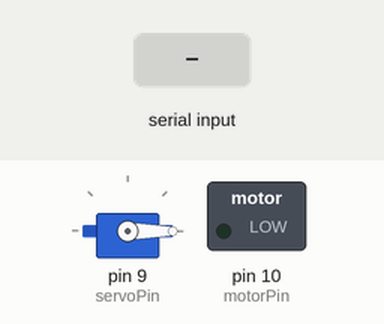
A sketch run on a simulated Arduino Uno, built with avr-gcc and run on an emulated ATmega328P. Shown: servo, switched loads named in the sketch (green lamp = pin HIGH). Inputs (shaded band) come from the test bench. What the sketch prints to the serial monitor is not drawn.

Above: at 1.2 s.
1.3 s: "90,45\n" received over Serial
At 2.1 s:
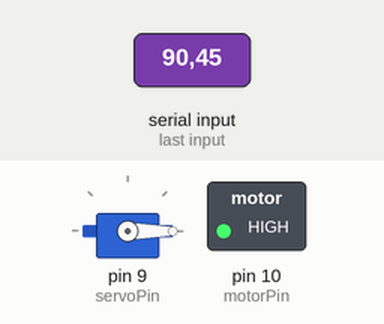
Timing chart, 0 to 4.3 s (numbered marks = the images above; inputs shaded):
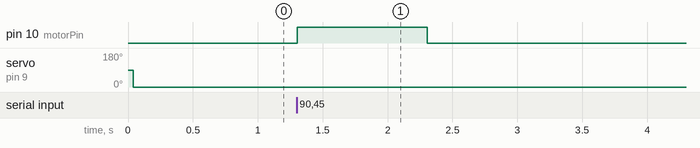

Measured:
- after the input at 1.3 s, pin 10 (motorPin): LOW → HIGH at once, → LOW 1.0 s later

The sketch:

main.ino
```cpp
#define servoPin 9
#define motorPin 10
#define irPin 11
//#define DECODE_NEC          // Includes Apple and Onkyo
#define DECODE_SONY

#include <Arduino.h>
#include <Servo.h>
#include <IRremote.hpp>

Servo myServo;  // create a servo object
int myServoValue = 0;
const int servoTol = 10;

void setup() {
  Serial.begin(9600);
  Serial.println("Serial initialized");

//  // initialize digital pin LED_BUILTIN as an output.
//  pinMode(LED_BUILTIN, OUTPUT);

  // Start the receiver and if not 3. parameter specified, take LED_BUILTIN pin from the internal boards definition as default feedback LED
  Serial.print(F("Ready to receive IR signals of protocols: "));
  printActiveIRProtocols(&Serial);
  Serial.print(F("at pin "));
  Serial.println(irPin);
  IrReceiver.begin(irPin, ENABLE_LED_FEEDBACK);

  myServo.attach(servoPin);

  pinMode(motorPin, OUTPUT);
  digitalWrite(motorPin, LOW);

  while (!Serial);
  Serial.println("Provide speed from 0 to 255");
}

// the loop function runs over and over again forever
void loop() {
  handleIR();
  handleMotor();
  handleServo();
}

void handleMotor() {
    if (Serial.available()) {
    int speed = Serial.parseInt();
    if (speed >= 0 && speed <= 255) {
//      Serial.print("About to set the speed to %d", speed);
      digitalWrite(motorPin, speed);
 //     Serial.print("Speed was set to %d", speed);
    }
  }
}

void handleServo() {
//  digitalWrite(LED_BUILTIN, HIGH);   // turn the LED on (HIGH is the voltage level)
//  myServo.write(0);
//  delay(1000);                       // wait for a second
//  digitalWrite(LED_BUILTIN, LOW);    // turn the LED off by making the voltage LOW
//  myServo.write(180);
//  delay(1000);                       // wait for a second


  myServo.write(myServoValue);
}

void handleIR() {
  if (IrReceiver.decode()) {
//    // Print a short summary of received data
//    IrReceiver.printIRResultShort(&Serial);
//    if (IrReceiver.decodedIRData.protocol == UNKNOWN) {
//        // We have an unknown protocol here, print more info
//        IrReceiver.printIRResultRawFormatted(&Serial, true);
//    }
//    Serial.println();

    /*
     * !!!Important!!! Enable receiving of the next value,
     * since receiving has stopped after the end of the current received data packet.
     */
    IrReceiver.resume(); // Enable receiving of the next value

    if (IrReceiver.decodedIRData.address == 0x1) {
      if (IrReceiver.decodedIRData.command == 0x74) { //arrow up
          decreaseServo();
      } else if (IrReceiver.decodedIRData.command == 0x75) { //arrow down
          increaseServo();
      }
    }
  }
}

void increaseServo() {
  myServoValue += servoTol;
  if (myServoValue >= 255) {
    myServoValue = 255;
  }
}

void decreaseServo() {
  myServoValue -= servoTol;
  if (myServoValue <= 0) {
    myServoValue = 0;
  }
}
```
